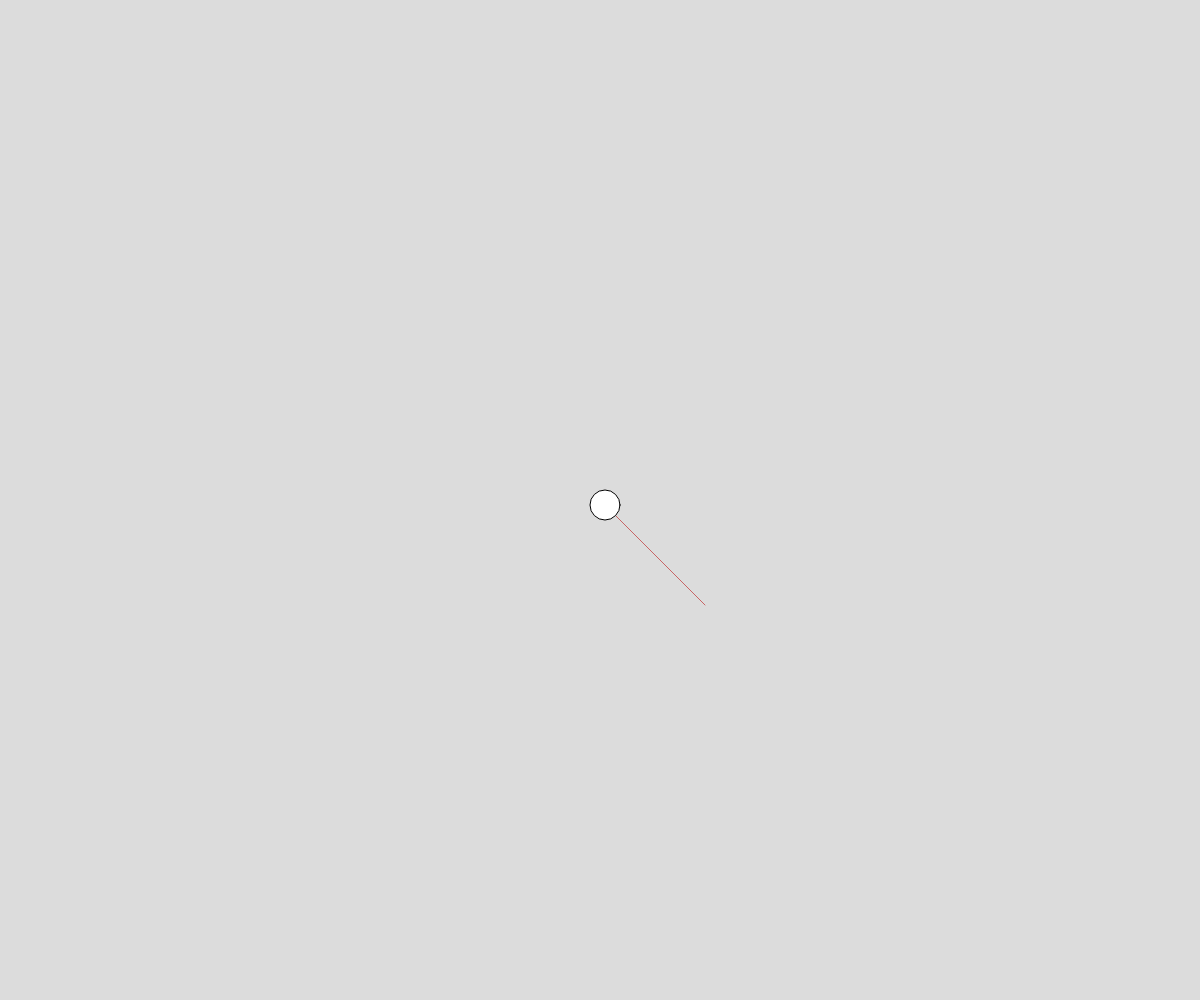
Frame 1 (no input)
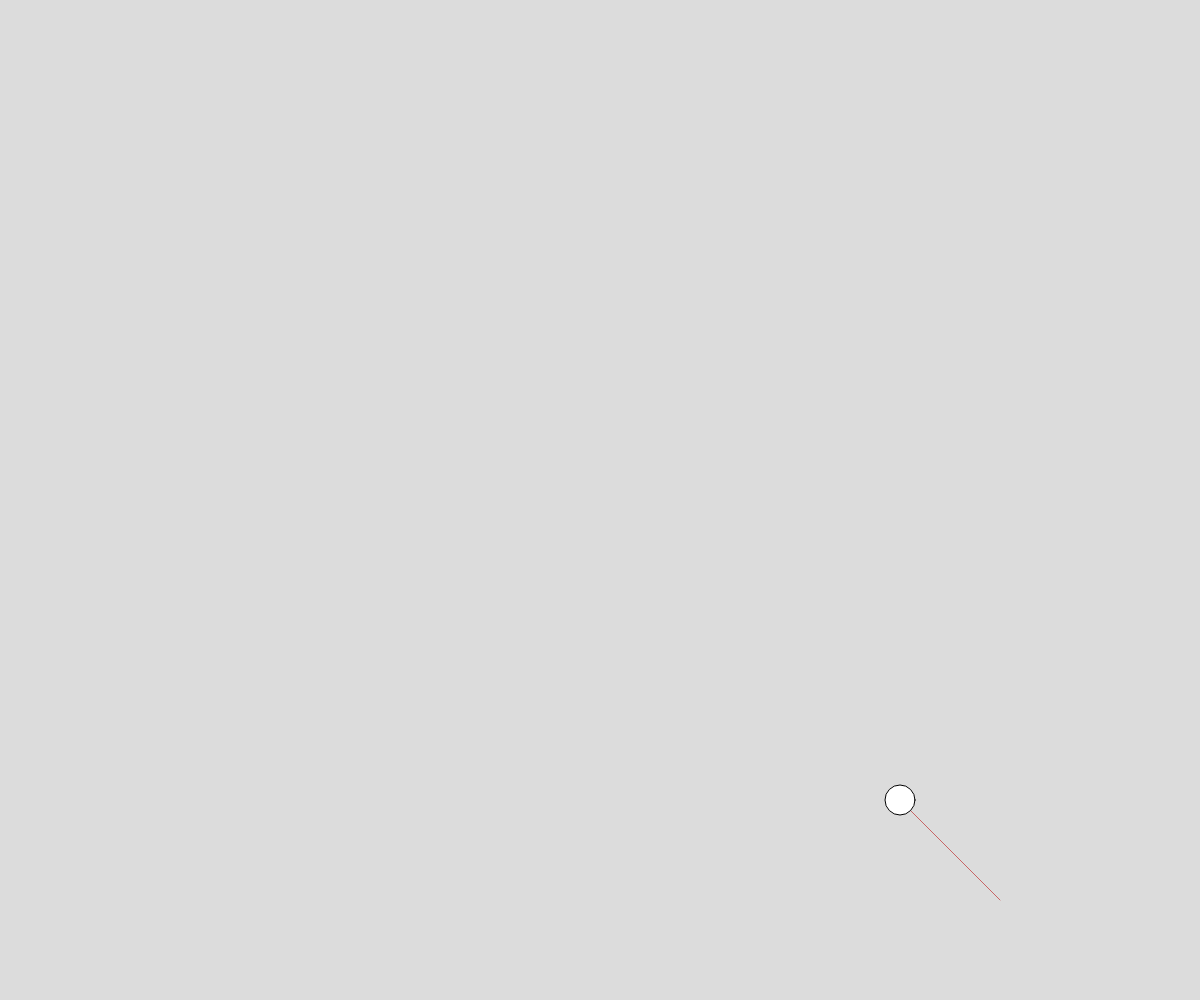
Frame 60 (no input)
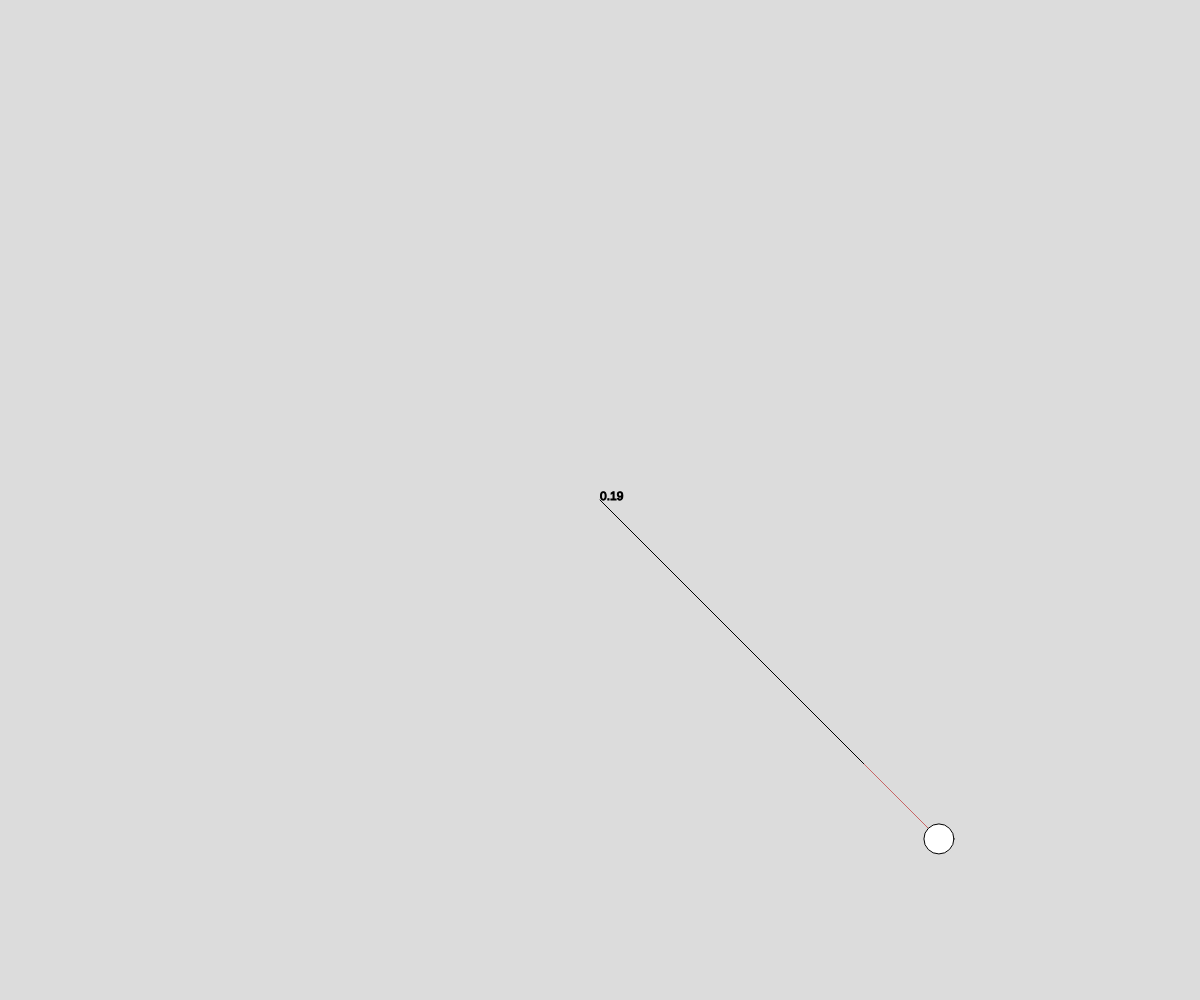
Frame 120 (the mouse pressed at the canvas centre since frame 60)

The p5.js sketch that drew these frames (run headless with seeded random() and noise() and a simulated clock; from frame 60 on, the mouse is pressed at the canvas centre):

// p5.js sketch
// ── sketch.js
let ball = {}
const m = 2500
const length = 20
const SPACE = 32

function setup() {
  // put setup code here
  createCanvas(windowWidth, windowHeight)
  ball = {
    x: windowWidth / 2,
    y: windowHeight / 2,
    r: 15,
    v: [5, 5],
    a: [0, -0.2],
  }
}

function draw() {
  // put drawing code here
  background(220)
  if (mouseIsPressed) {
    ball.a = [
      (mouseX - ball.x) / m,
      (mouseY - ball.y) / m,
    ]
  } else {
    ball.a = [0, 0]
  }
  updateBall()
  drawBall()
}

function drawBall() {
  if (mouseIsPressed) {
    stroke(0)
    line(ball.x, ball.y, mouseX, mouseY)
    text(`${resultantForce(ball.a[0], ball.a[1])}`, mouseX, mouseY)
  }
  vp = [ball.x + ball.v[0] * length, ball.y + ball.v[1] * length]
  stroke(200, 100, 100)
  line(ball.x, ball.y, vp[0], vp[1])
  stroke(0)
  ellipse(ball.x, ball.y, ball.r * 2 , ball.r * 2)
}

function resultantForce(a, b) {
  return Math.round(Math.sqrt(a*a + b*b) * 100) / 100
}

function updateBall() {
  ball.v = ball.v.map((v, i) => v + ball.a[i])
  ball.x += ball.v[0]
  ball.y += ball.v[1]
  if (ball.x > windowWidth || ball.x < 0) {
    ball.v[0] *= -1
  }
  if (ball.y > windowHeight || ball.y < 0) {
    ball.v[1] *= -1
  }
}

function keyPressed() {
  if (keyCode === SPACE) {
    ball.v = [0, 0]
  }
}
